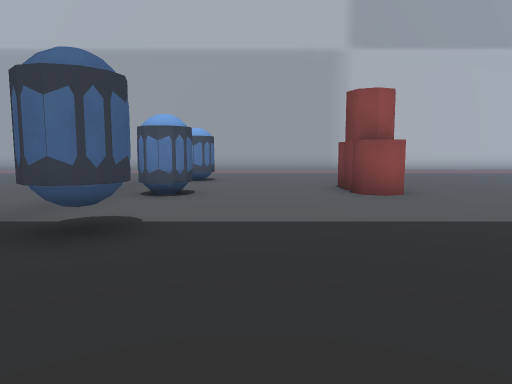
[1] (above)

23 first-person views from a walk through a 3-D level made in the Godot game engine. The camera is 1.5 m above the floor, tilts 6° down and sees 70° across. The floor is counted in squares, 2 m on a side. Each view is taken from the middle of a square. On the plan, view 1 faces up. The plan holds only what a view shows up to about 11 squares ahead; the rest is blank. The place goes on beyond the plan. Some surface patterns are stand-ins.

[2]
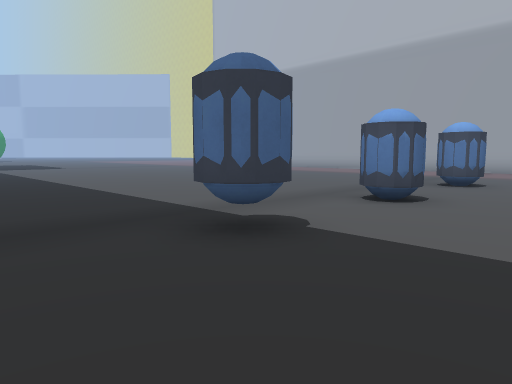

[3]
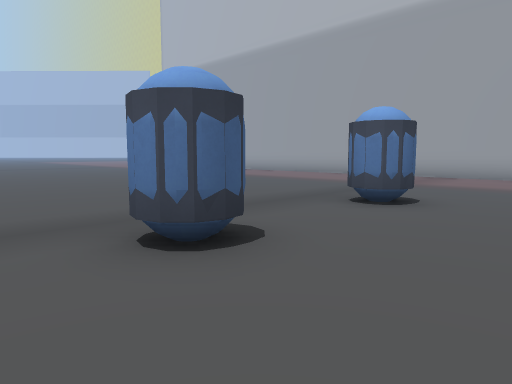

[4]
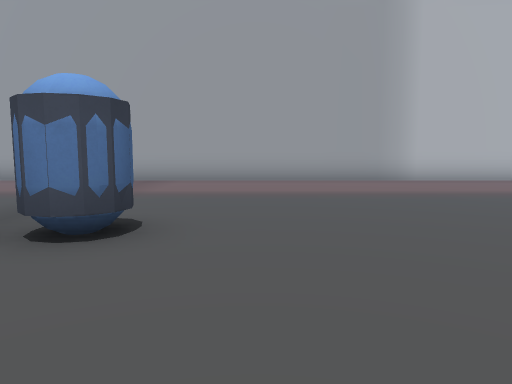

[5]
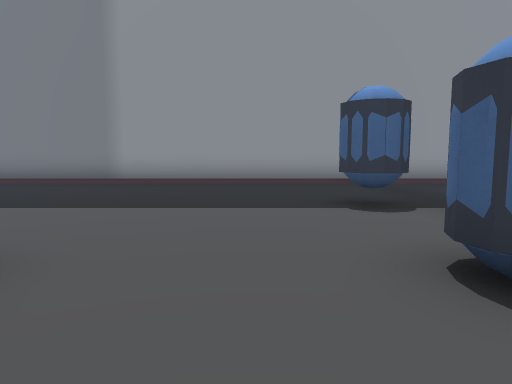

[6]
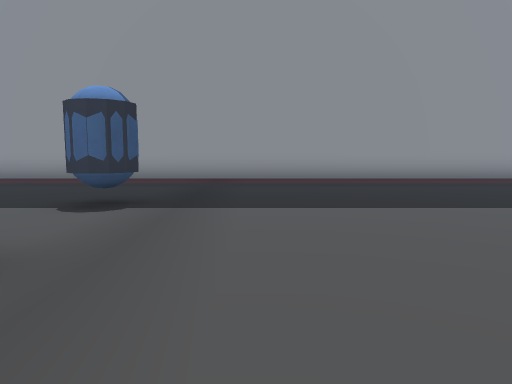

[7]
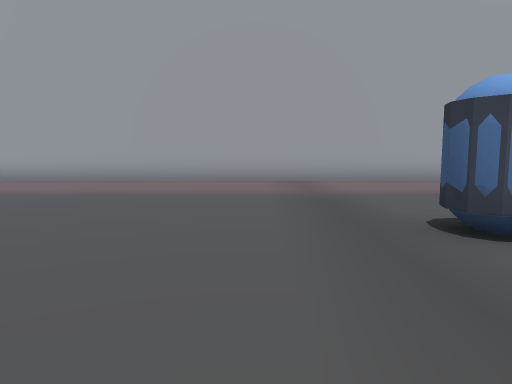

[8]
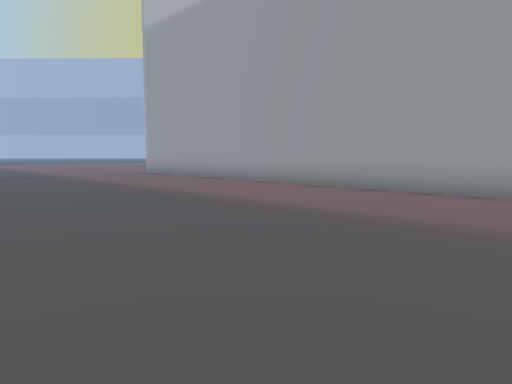

[9]
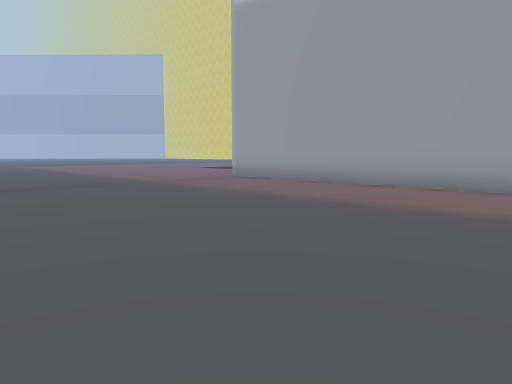

[10]
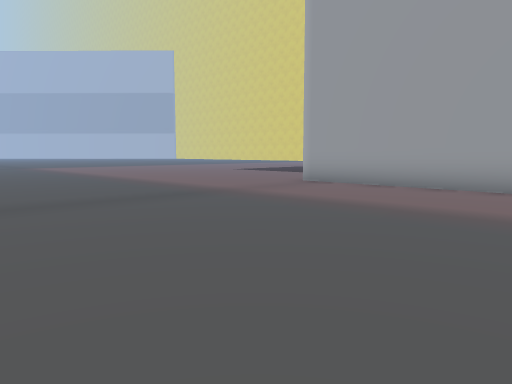

[11]
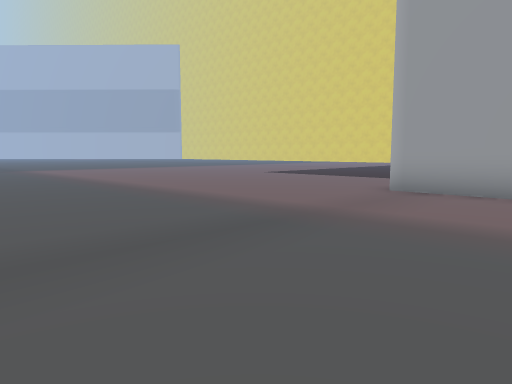

[12]
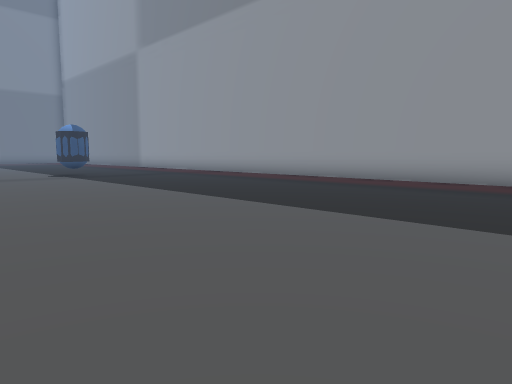

[13]
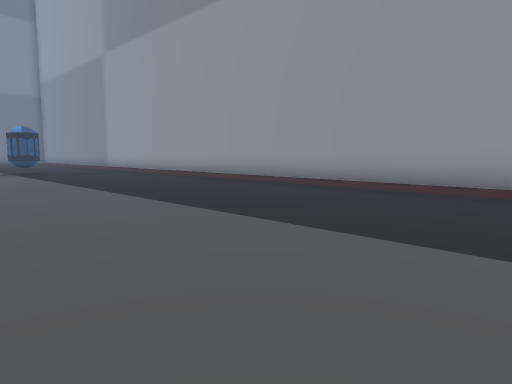

[14]
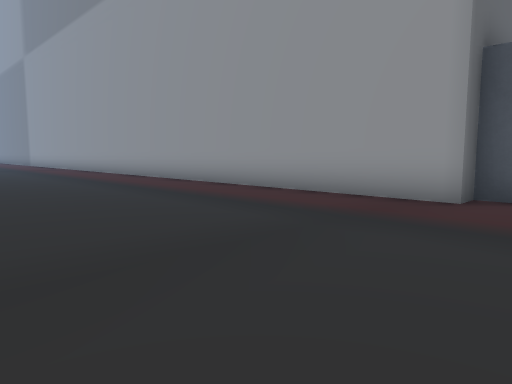

[15]
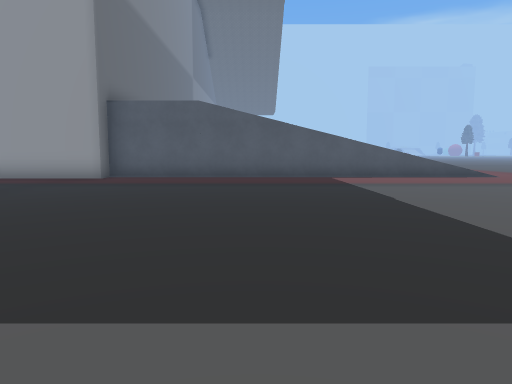

[16]
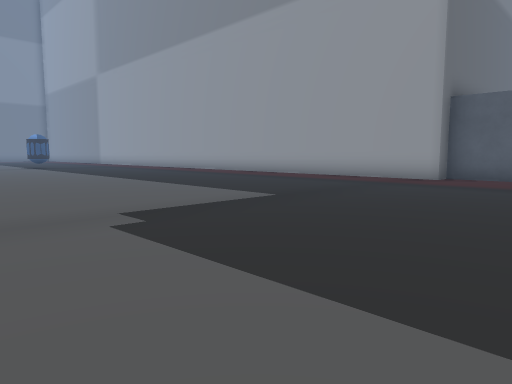

[17]
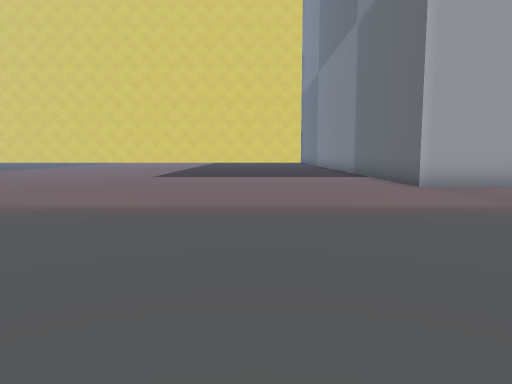

[18]
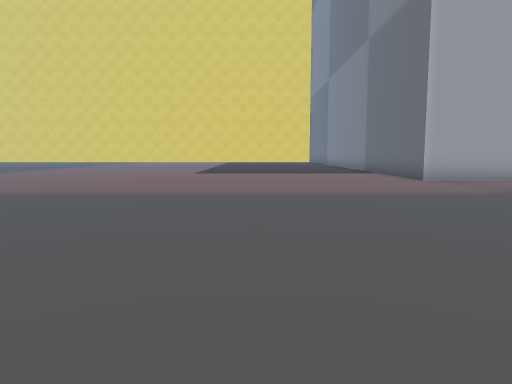

[19]
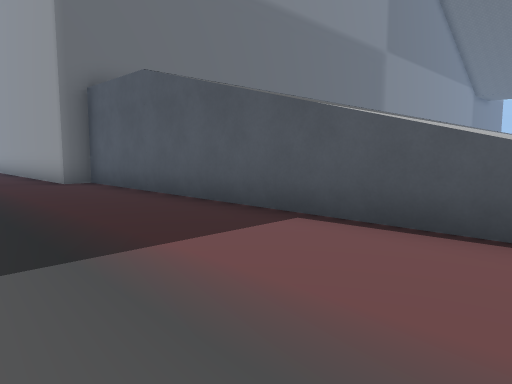

[20]
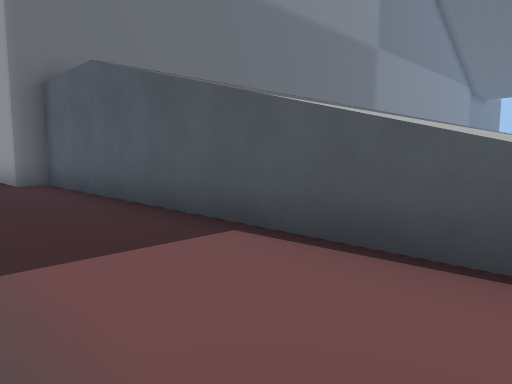

[21]
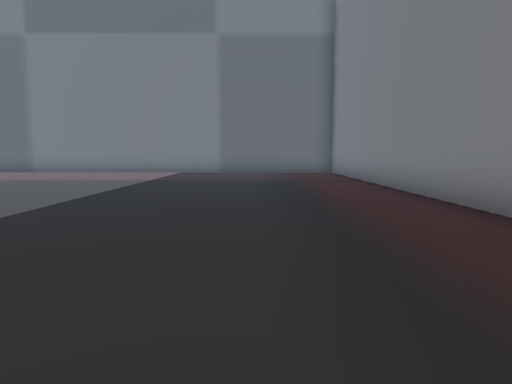

[22]
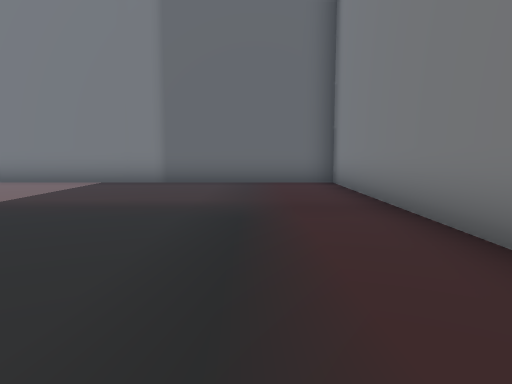

[23]
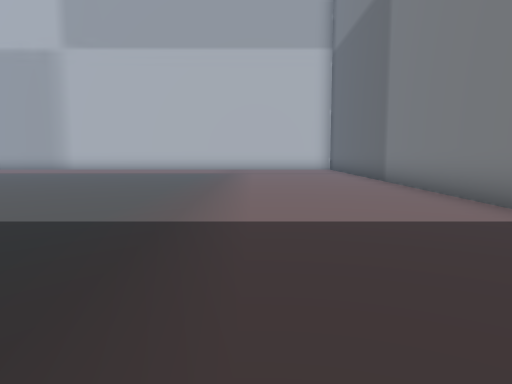

### Floor plan
Key: @ floor where view 1 was taken; # wall or solid block; . main floor; : floor 4.75 m higher than the main floor; / step, stairs or slope.
Columns run from 29 left of view 1 to 17 right of it. Each row starts with its distance up from view 1.
 20 ..........#
 19 ..........#
 18 ..........###########################
 17 .....................................
 16 ....................................
 15 ....................................
 14 ...................................
 13  .................................
 12  .................................
 11   ............................................#
 10    ........................#.... .............#
  9    .......   ................... .............#
  8     ...........................# .............#
  7    ........................#...##..  .........#
  6    ...............................    ........#
  5   ................................  ..........#
  4  ..........................#...... ...........#
  3  .............................................#
  2 ..............................................#
  1 ..............................................#
  0 .............................@................#
 -1 ..............................................#
 -2 ..........#####################################
 -3 ///////:::#
 -4  //////   #
 -5  //////   #
 -6  //////   #
 -7   ///
 -8   //

Where each view was taken, in squares from view 1:
view 1: 0 up, 0 right, facing up
view 2: 1 up, 1 right, facing up-left
view 3: 5 up, 1 right, facing up-left
view 4: 7 up, 0 right, facing up
view 5: 9 up, 0 right, facing down
view 6: 9 up, 4 left, facing down
view 7: 7 up, 4 left, facing up
view 8: 10 up, 6 left, facing up-left
view 9: 9 up, 10 left, facing up-left
view 10: 9 up, 13 left, facing up-left
view 11: 10 up, 16 left, facing up-left
view 12: 8 up, 15 left, facing down-right
view 13: 7 up, 17 left, facing down-right
view 14: 4 up, 21 left, facing down-right
view 15: 9 up, 24 left, facing down
view 16: 9 up, 23 left, facing down-right
view 17: 9 up, 23 left, facing up
view 18: 7 up, 24 left, facing up
view 19: 1 up, 29 left, facing down-right
view 20: 0 up, 29 left, facing down-right
view 21: 1 up, 2 right, facing right
view 22: 0 up, 7 right, facing right
view 23: 0 up, 13 right, facing up
